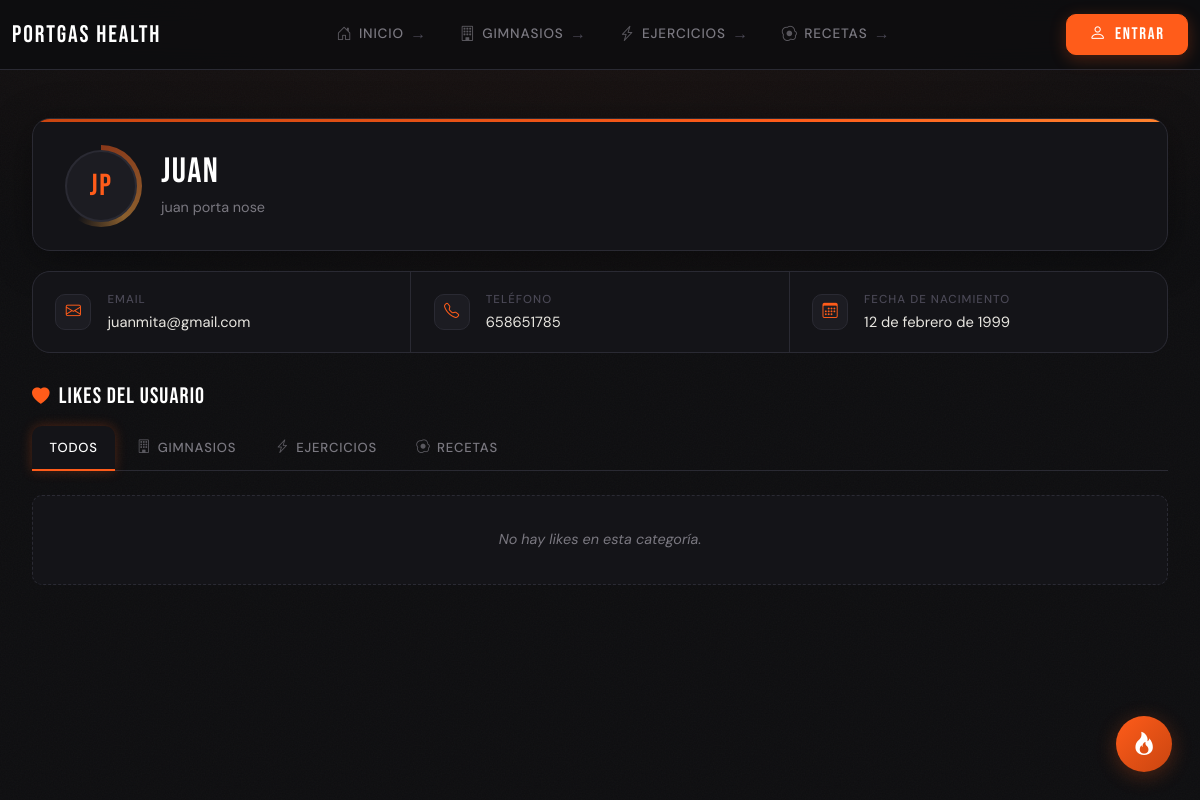
The app's page /usuarios/3/, older data.
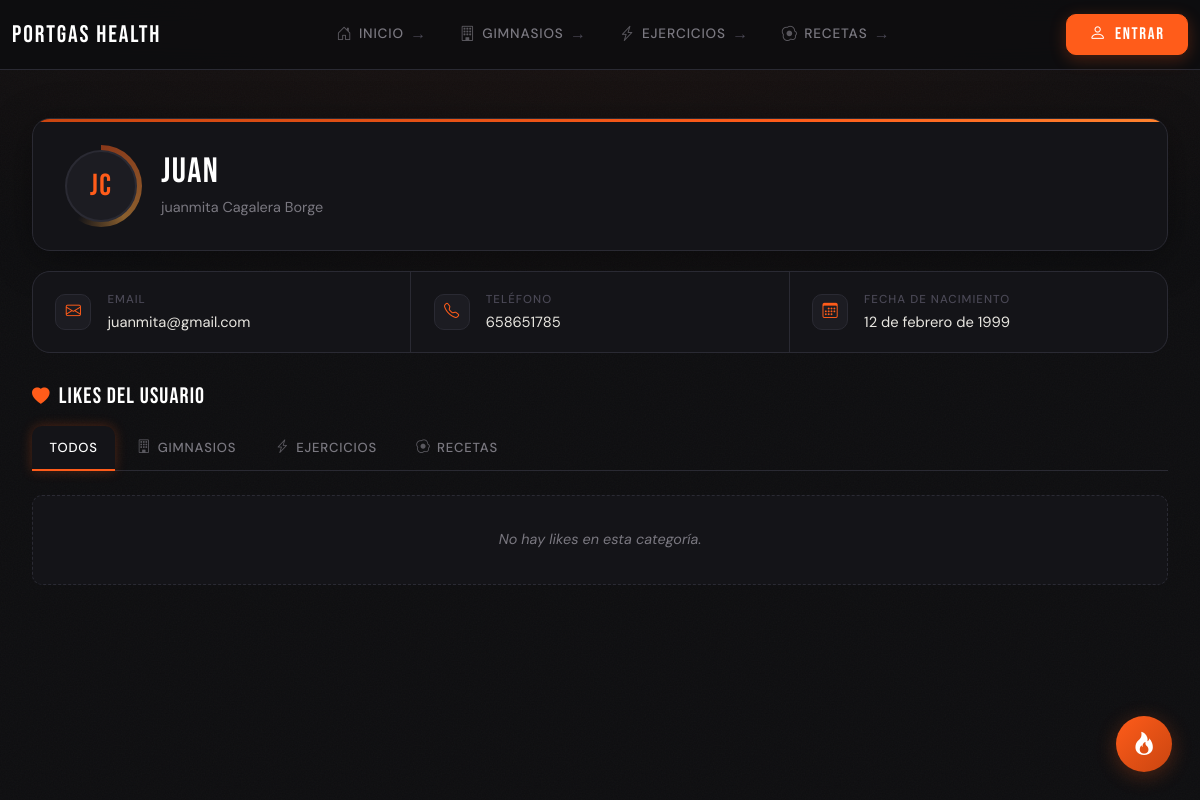
The same page, newer data.
### usuarios/models.py (models this page shows, shortened)
class Usuario(AbstractUser):
    apellido2 = models.CharField(max_length=150, blank=True)
    telefono = models.CharField(max_length=20, blank=True)
    fecha_nacimiento = models.DateField(null=True, blank=True)

### usuarios/views.py (the view)
# urls.py: path("<int:pk>/", views.UsuarioDetalleView.as_view(), name="usuario_detalle"),
class UsuarioDetalleView(DetailView):
    model = User
    template_name = "usuarios/usuario_detalle.html"
    context_object_name = "usuario"
    def get_context_data(self, **kwargs):
        context = super().get_context_data(**kwargs)
        usuario = self.get_object()
        likes = usuario.likes.select_related("content_type")
        context["likes"] = likes
        context["likes_gimnasios"] = likes.filter(content_type__model="gimnasio")
        context["likes_ejercicios"] = likes.filter(content_type__model="ejercicio")
        context["likes_recetas"] = likes.filter(content_type__model="receta")
        return context

### templates/usuarios/usuario_detalle.html (shortened to what this page needs)
{% extends "base.html" %}
{% block content %}
<div class="profile-hero">
    <div class="profile-hero__bar"></div>
    <div class="profile-hero__body">
        <div class="profile-avatar">
            <span class="profile-avatar__initials">
                {{ usuario.first_name|first|upper }}{{ usuario.last_name|first|upper }}
            </span>
        </div>
        <div class="profile-meta">
            <h2 class="profile-username">{{ usuario.username }}</h2>
            <p class="profile-fullname">
                {{ usuario.first_name }} {{ usuario.last_name }} {{ usuario.apellido2 }}
            </p>
        </div>
    </div>
</div>
<div class="profile-details-grid">
    <div class="profile-detail-item">
        <span class="detail-icon"><i class="bi bi-envelope"></i></span>
        <div>
            <span class="detail-label">Email</span>
            <span class="detail-value">{{ usuario.email|default:"—" }}</span>
        </div>
    </div>
    <div class="profile-detail-item">
        <span class="detail-icon"><i class="bi bi-telephone"></i></span>
        <div>
            <span class="detail-label">Teléfono</span>
            <span class="detail-value">{{ usuario.telefono|default:"—" }}</span>
        </div>
    </div>
    <div class="profile-detail-item">
        <span class="detail-icon"><i class="bi bi-calendar3"></i></span>
        <div>
            <span class="detail-label">Fecha de nacimiento</span>
            <span class="detail-value">{{ usuario.fecha_nacimiento|default:"—" }}</span>
        </div>
    </div>
</div>
<div class="likes-section">
    <h3 class="likes-title">
        <i class="bi bi-heart-fill"></i> Likes del usuario
    </h3>
    <div class="profile-tabs" id="likeTabs" role="tablist">
        <button class="profile-tab active" data-bs-toggle="tab" data-bs-target="#todos" role="tab">
            Todos
        </button>
        <button class="profile-tab" data-bs-toggle="tab" data-bs-target="#gimnasios" role="tab">
            <i class="bi bi-building"></i> Gimnasios
        </button>
        <button class="profile-tab" data-bs-toggle="tab" data-bs-target="#ejercicios" role="tab">
            <i class="bi bi-lightning-charge"></i> Ejercicios
        </button>
        <button class="profile-tab" data-bs-toggle="tab" data-bs-target="#recetas" role="tab">
            <i class="bi bi-egg-fried"></i> Recetas
        </button>
    </div>
    <div class="tab-content profile-tab-content">
        <div class="tab-pane fade show active" id="todos" role="tabpanel">
            {% include "usuarios/likes_list.html" with likes=likes %}
        </div>
    </div>
</div>
{% endblock %}

### templates/base.html (shortened to what this page needs)
{% load static %}
<!DOCTYPE html>
<html lang="es">
<head>
    <link href="https://cdn.jsdelivr.net/npm/bootstrap@5.3.3/dist/css/bootstrap.min.css" rel="stylesheet">
    <link href="https://cdn.jsdelivr.net/npm/bootstrap-icons@1.11.3/font/bootstrap-icons.css" rel="stylesheet">
    <link rel="stylesheet" href="{% static 'css/style.css' %}">
    <link rel="stylesheet" href="{% static 'css/chat.css' %}">
</head>
<body>
<nav class="navbar navbar-expand-lg navbar-portgas">
    <div class="container" style="max-width:1200px">
        <a class="nav-brand" href="/">PORTGAS HEALTH</a>
        <div class="collapse navbar-collapse" id="mainNav">
            <ul class="navbar-nav nav-portgas mx-auto gap-1">
                <li class="nav-item">
                    <a class="nav-link" href="/"><i class="bi bi-house-door"></i>Inicio</a>
                </li>
                <li class="nav-item">
                    <a class="nav-link" href="/gimnasios/"><i class="bi bi-building"></i>Gimnasios</a>
                </li>
                <li class="nav-item">
                    <a class="nav-link" href="/ejercicios/"><i class="bi bi-lightning-charge"></i>Ejercicios</a>
                </li>
                <li class="nav-item">
                    <a class="nav-link" href="/recetas/"><i class="bi bi-egg-fried"></i>Recetas</a>
                </li>
            </ul>
            <div class="d-flex align-items-center gap-2 flex-wrap">
                {% if user.is_authenticated %}
                    <a href="{% url 'usuarios:usuario_detalle' user.pk %}" class="nav-user">
                        <span class="nav-user-dot"></span>
                        {{ user.username }}
                    </a>
                    <form method="POST" action="/logout/">
                        {% csrf_token %}
                        <button type="submit" class="btn-nav-logout">
                            <i class="bi bi-box-arrow-right"></i>Salir
                        </button>
                    </form>
                {% else %}
                    <a href="/login/" class="btn-nav-login">
                        <i class="bi bi-person"></i>Entrar
                    </a>
                {% endif %}
            </div>
        </div>
    </div>
</nav>
<main>
    {% block content %}{% endblock %}
</main>
{% include "chatbot.html" %}
</body>
</html>

### templates/usuarios/likes_list.html (shortened to what this page needs)
{% if likes %}
    <ul class="likes-list">
        {% for like in likes %}
            <li class="likes-item">
                <a href="{{ like.content_object.get_absolute_url }}" class="likes-link">
                    <span class="likes-type">{{ like.content_type.model|title }}</span>
                    <span class="likes-name">{{ like.content_object }}</span>
                    <span class="likes-date">
                        <i class="bi bi-clock"></i>
                        {{ like.fecha|date:"d/m/Y H:i" }}
                    </span>
                </a>
            </li>
        {% endfor %}
    </ul>
{% else %}
    <p class="likes-empty">No hay likes en esta categoría.</p>
{% endif %}

### templates/chatbot.html (shortened to what this page needs)
<div id="chatbot-button" title="Chat con Portgas Bot">
    <i class="bi bi-fire"></i>
</div>

### static/css/style.css (style rules this page uses)
:root { --bg: #0d0d0f; --surface: #141418; --surface-2: #1c1c22; --border: #2a2a33; --fire: #ff5c1a; --fire-glow: #ff5c1a44; --fire-dim: #c94510; --ember: #ffaa44; --text: #e8e6e0; --text-muted: #7a7880; --text-dim: #4a4855; --white: #ffffff; --font-display: 'Bebas Neue', sans-serif; --font-body: 'DM Sans', sans-serif; --radius: 10px; --radius-lg: 18px; --transition: 0.25s cubic-bezier(0.4, 0, 0.2, 1); }
*, *::before, *::after { box-sizing: border-box; margin: 0; padding: 0; }
html { scroll-behavior: smooth; font-size: 16px; }
body { background-color: var(--bg) !important; color: var(--text); font-family: var(--font-body); font-weight: 400; line-height: 1.65; min-height: 100vh; }
h1, h2, h3, h4 { font-family: var(--font-display); letter-spacing: 0.04em; line-height: 1.1; color: var(--white); }
h2 { font-size: clamp(1.8rem, 4vw, 2.8rem); margin-bottom: 1rem; }
h3 { font-size: 1.4rem; margin-bottom: 0.75rem; }
p { color: var(--text-muted); margin-bottom: 1rem; }
a { color: var(--ember); text-decoration: none; transition: color var(--transition); }
.navbar-portgas { position: sticky; top: 0; z-index: 100; background: rgba(13, 13, 15, 0.88) !important; backdrop-filter: blur(20px) saturate(1.6); -webkit-backdrop-filter: blur(20px) saturate(1.6); border-bottom: 1px solid var(--border); padding: 0.85rem 0; }
.nav-brand { font-family: var(--font-display); font-size: 1.5rem; letter-spacing: 0.08em; color: var(--white) !important; text-decoration: none; position: relative; white-space: nowrap; }
.nav-brand::after { content: ''; position: absolute; left: 0; right: 0; bottom: -4px; height: 2px; background: var(--fire); transform: scaleX(0); transform-origin: left; transition: transform var(--transition); }
.nav-portgas .nav-link { font-size: 0.85rem; font-weight: 500; letter-spacing: 0.06em; text-transform: uppercase; color: var(--text-muted) !important; padding: 0.45rem 0.9rem !important; border-radius: var(--radius); display: flex; align-items: center; gap: 0.4rem; transition: color var(--transition), background var(--transition); }
.nav-portgas .nav-link i { font-size: 0.95rem; opacity: 0.7; transition: opacity var(--transition); }
.btn-nav-login { font-family: var(--font-display); font-size: 1.05rem; letter-spacing: 0.1em; color: var(--white) !important; background: var(--fire); border: 1px solid var(--fire); border-radius: var(--radius); padding: 0.38rem 1.4rem; text-decoration: none; display: inline-flex; align-items: center; gap: 0.45rem; transition: background var(--transition), transform var(--transition), box-shadow var(--transition); box-shadow: 0 4px 16px var(--fire-glow); }
main { max-width: 1200px; margin: 0 auto; padding: 3rem 2rem 6rem; animation: fadeUp 0.5s 0.1s ease both; }
ul { list-style: none; display: flex; flex-direction: column; gap: 0.6rem; }
ul li { animation: fadeUp 0.4s ease both; }
ul li:nth-child(1) { animation-delay: 0.05s; }
ul li:nth-child(2) { animation-delay: 0.10s; }
ul li:nth-child(3) { animation-delay: 0.15s; }
ul li:nth-child(4) { animation-delay: 0.20s; }
ul li a { display: flex; align-items: center; justify-content: space-between; background: var(--surface); border: 1px solid var(--border); border-radius: var(--radius); padding: 1rem 1.4rem; color: var(--text); font-size: 0.95rem; font-weight: 500; transition: background var(--transition), border-color var(--transition), transform var(--transition), box-shadow var(--transition); position: relative; overflow: hidden; }
ul li a::before { content: ''; position: absolute; left: 0; top: 0; bottom: 0; width: 3px; background: var(--fire); transform: scaleY(0); transform-origin: bottom; transition: transform var(--transition); border-radius: 0 2px 2px 0; }
ul li a::after { content: '→'; color: var(--text-dim); font-size: 1rem; transition: color var(--transition), transform var(--transition); }

### static/css/chat.css (style rules this page uses)
#chatbot-button { position: fixed; bottom: 28px; right: 28px; width: 56px; height: 56px; border-radius: 50%; background: linear-gradient(135deg, var(--fire), var(--fire-dim)); color: #fff; display: flex; align-items: center; justify-content: center; font-size: 1.45rem; cursor: pointer; box-shadow: 0 4px 20px var(--fire-glow), 0 0 0 0 var(--fire-glow); z-index: 1050; transition: transform 0.25s cubic-bezier(0.4,0,0.2,1), box-shadow 0.25s cubic-bezier(0.4,0,0.2,1); animation: chatbtn-pulse 3s ease-in-out infinite; }

Row changes from the older to the newer data that the page shows:
changed Usuario "juan": last_name|first "P" → "C"; first_name "juan" → "juanmita"; last_name "porta" → "Cagalera"; apellido2 "nose" → "Borge"
